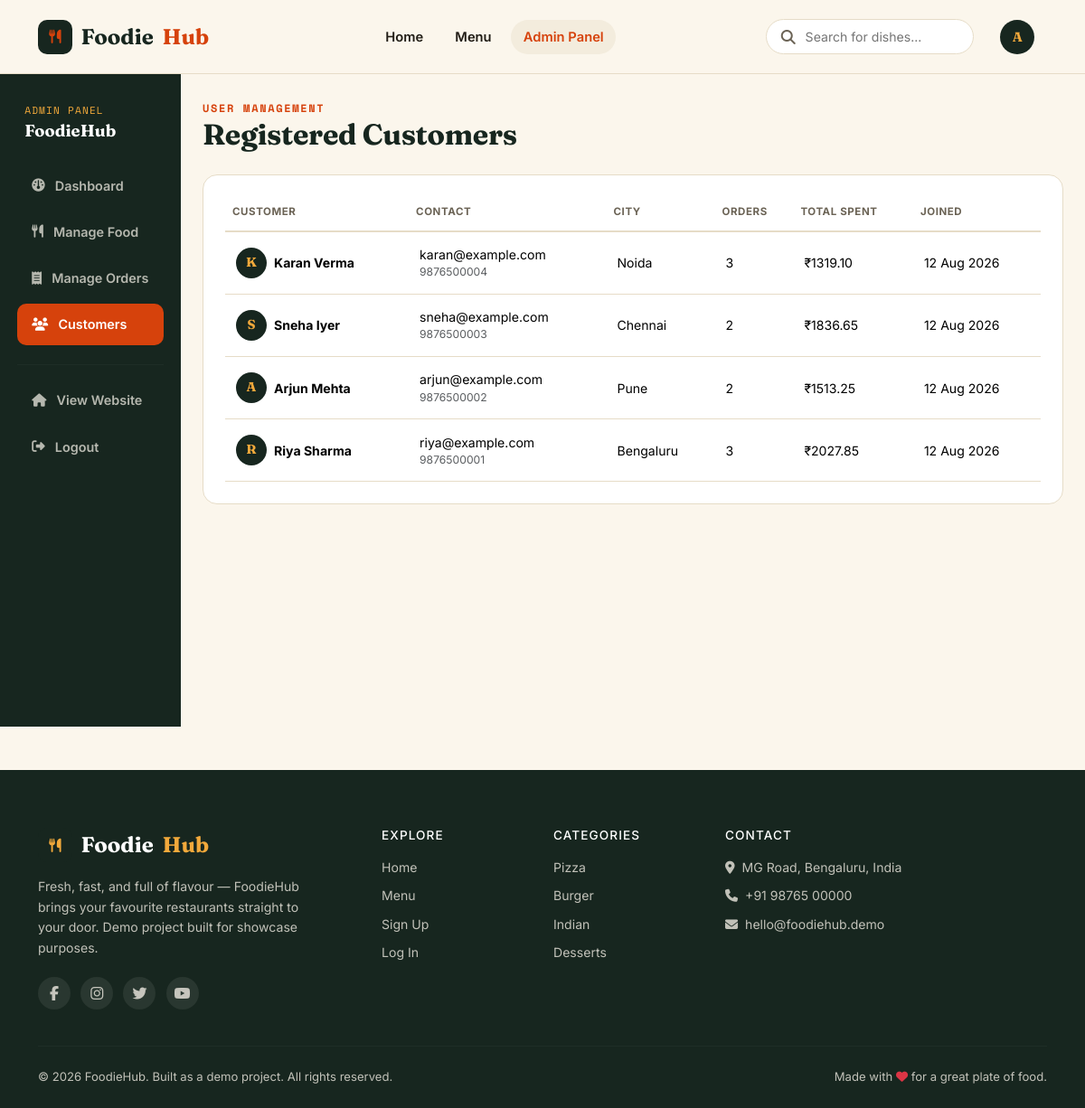
The page /admin/customers (signed in) on the database its author committed.
### app.py (models this page shows, shortened)
class User(UserMixin, db.Model):
    __tablename__ = 'users'
    id = db.Column(db.Integer, primary_key=True)
    name = db.Column(db.String(120), nullable=False)
    email = db.Column(db.String(150), unique=True, nullable=False)
    phone = db.Column(db.String(20))
    password_hash = db.Column(db.String(255), nullable=False)
    role = db.Column(db.String(20), nullable=False, default='customer')  # customer / admin
    address = db.Column(db.String(255))
    city = db.Column(db.String(100))
    pincode = db.Column(db.String(20))
    created_at = db.Column(db.DateTime, default=datetime.utcnow)
    orders = db.relationship('Order', backref='customer', lazy=True, cascade='all, delete-orphan')
    cart_items = db.relationship('CartItem', backref='user', lazy=True, cascade='all, delete-orphan')
    @property
    def is_admin(self):
        return self.role == 'admin'

### app.py (the view)
@app.route('/admin/customers')
@admin_required
def admin_customers():
    customers = User.query.filter_by(role='customer').order_by(User.created_at.desc()).all()
    customer_data = []
    for c in customers:
        order_count = Order.query.filter_by(user_id=c.id).count()
        total_spent = db.session.query(func.sum(Order.total)).filter_by(user_id=c.id).scalar() or 0
        customer_data.append({'user': c, 'order_count': order_count, 'total_spent': round(total_spent, 2)})
    return render_template('admin_customers.html', customer_data=customer_data)

### app.py (called while the page is built)
@login_manager.user_loader
def load_user(user_id):
    return User.query.get(int(user_id))

def admin_required(f):
    @wraps(f)
    def decorated(*args, **kwargs):
        if not current_user.is_authenticated:
            flash('Please log in to access this page.', 'warning')
            return redirect(url_for('login', next=request.path))
        if not current_user.is_admin:
            abort(403)
        return f(*args, **kwargs)
    return decorated

@app.context_processor
def inject_globals():
    cart_count = 0
    if current_user.is_authenticated:
        cart_count = sum(ci.quantity for ci in CartItem.query.filter_by(user_id=current_user.id).all())
    return dict(cart_count=cart_count, current_year=datetime.utcnow().year)

### templates/admin_customers.html (shortened to what this page needs)
{% extends "base.html" %}
{% block content %}
<div class="row g-0">
  <div class="col-lg-2">
    {% include 'partials/admin_sidebar.html' %}
  </div>
  <div class="col-lg-10">
    <div class="container-fluid py-4 px-4">
      <div class="mb-4">
        <span class="fh-eyebrow">User management</span>
        <h2 class="mb-0">Registered Customers</h2>
      </div>
      <div class="fh-panel">
        {% if customer_data %}
        <div class="table-responsive">
          <table class="table fh-table mb-0">
            <thead>
              <tr><th>Customer</th><th>Contact</th><th>City</th><th>Orders</th><th>Total Spent</th><th>Joined</th></tr>
            </thead>
            <tbody>
              {% for cd in customer_data %}
              <tr>
                <td>
                  <div class="d-flex align-items-center gap-2">
                    <span class="fh-avatar" style="width:34px; height:34px; font-size:0.9rem;">{{ cd.user.name[0]|upper }}</span>
                    <span class="fw-bold">{{ cd.user.name }}</span>
                  </div>
                </td>
                <td>
                  <div>{{ cd.user.email }}</div>
                  <div class="text-muted" style="font-size:0.76rem;">{{ cd.user.phone }}</div>
                </td>
                <td>{{ cd.user.city or '—' }}</td>
                <td>{{ cd.order_count }}</td>
                <td>&#8377;{{ '%.2f'|format(cd.total_spent) }}</td>
                <td>{{ cd.user.created_at.strftime('%d %b %Y') }}</td>
              </tr>
              {% endfor %}
            </tbody>
          </table>
        </div>
        {% else %}
        <div class="fh-empty-state">
          <i class="fa-solid fa-users"></i>
          <h5>No customers registered yet</h5>
        </div>
        {% endif %}
      </div>
    </div>
  </div>
</div>
{% endblock %}

### templates/base.html (shortened to what this page needs)
<!DOCTYPE html>
<html lang="en">
<head>
<link href="https://cdnjs.cloudflare.com/ajax/libs/bootstrap/5.3.3/css/bootstrap.min.css" rel="stylesheet">
<link href="https://cdnjs.cloudflare.com/ajax/libs/font-awesome/6.5.2/css/all.min.css" rel="stylesheet">
<link href="{{ url_for('static', filename='css/style.css') }}" rel="stylesheet">
</head>
<body class="{% block body_class %}{% endblock %}">
<nav class="fh-navbar navbar navbar-expand-lg sticky-top">
  <div class="container">
    <a class="fh-brand navbar-brand" href="{{ url_for('index') }}">
      <span class="fh-brand-mark"><i class="fa-solid fa-utensils"></i></span>
      Foodie<span>Hub</span>
    </a>
    <div class="collapse navbar-collapse" id="fhNav">
      <ul class="navbar-nav mx-lg-auto align-items-lg-center gap-lg-2">
        <li class="nav-item"><a class="nav-link {% if request.endpoint=='index' %}active{% endif %}" href="{{ url_for('index') }}">Home</a></li>
        <li class="nav-item"><a class="nav-link {% if request.endpoint=='menu' %}active{% endif %}" href="{{ url_for('menu') }}">Menu</a></li>
        {% if current_user.is_authenticated and current_user.is_admin %}
        <li class="nav-item"><a class="nav-link {% if request.endpoint and request.endpoint.startswith('admin') %}active{% endif %}" href="{{ url_for('admin_dashboard') }}">Admin Panel</a></li>
        {% endif %}
      </ul>
      <form class="fh-search d-none d-lg-flex me-3" action="{{ url_for('menu') }}" method="get">
        <i class="fa-solid fa-magnifying-glass"></i>
        <input type="text" name="search" placeholder="Search for dishes..." value="{{ request.args.get('search','') }}">
      </form>
      <ul class="navbar-nav align-items-lg-center gap-2">
        {% if current_user.is_authenticated %}
          <li class="nav-item dropdown">
            <a class="nav-link dropdown-toggle fh-user-toggle" href="#" role="button" data-bs-toggle="dropdown">
              <span class="fh-avatar">{{ current_user.name[0]|upper }}</span>
            </a>
          </li>
        {% else %}
          <li class="nav-item"><a class="fh-btn fh-btn-ghost" href="{{ url_for('login') }}">Log In</a></li>
          <li class="nav-item"><a class="fh-btn fh-btn-primary" href="{{ url_for('register') }}">Sign Up</a></li>
        {% endif %}
      </ul>
    </div>
  </div>
</nav>
<main>
{% block content %}{% endblock %}
</main>
<footer class="fh-footer">
  <div class="container">
    <div class="row gy-4">
      <div class="col-lg-4">
        <a class="fh-brand fh-brand-footer" href="{{ url_for('index') }}">
          <span class="fh-brand-mark"><i class="fa-solid fa-utensils"></i></span>
          Foodie<span>Hub</span>
        </a>
        <p class="fh-footer-text">Fresh, fast, and full of flavour &mdash; FoodieHub brings your favourite restaurants straight to your door. Demo project built for showcase purposes.</p>
        <div class="fh-social">
          <a href="#"><i class="fa-brands fa-facebook-f"></i></a>
          <a href="#"><i class="fa-brands fa-instagram"></i></a>
          <a href="#"><i class="fa-brands fa-twitter"></i></a>
          <a href="#"><i class="fa-brands fa-youtube"></i></a>
        </div>
      </div>
      <div class="col-lg-2 col-6">
        <h6 class="fh-footer-heading">Explore</h6>
        <ul class="fh-footer-links">
          <li><a href="{{ url_for('index') }}">Home</a></li>
          <li><a href="{{ url_for('menu') }}">Menu</a></li>
          <li><a href="{{ url_for('register') }}">Sign Up</a></li>
          <li><a href="{{ url_for('login') }}">Log In</a></li>
        </ul>
      </div>
      <div class="col-lg-2 col-6">
        <h6 class="fh-footer-heading">Categories</h6>
        <ul class="fh-footer-links">
          <li><a href="{{ url_for('menu', category='Pizza') }}">Pizza</a></li>
          <li><a href="{{ url_for('menu', category='Burger') }}">Burger</a></li>
          <li><a href="{{ url_for('menu', category='Indian') }}">Indian</a></li>
          <li><a href="{{ url_for('menu', category='Desserts') }}">Desserts</a></li>
        </ul>
      </div>
      <div class="col-lg-4">
        <h6 class="fh-footer-heading">Contact</h6>
        <ul class="fh-footer-links">
          <li><i class="fa-solid fa-location-dot me-2"></i>MG Road, Bengaluru, India</li>
          <li><i class="fa-solid fa-phone me-2"></i>+91 98765 00000</li>
          <li><i class="fa-solid fa-envelope me-2"></i>hello@foodiehub.demo</li>
        </ul>
      </div>
    </div>
    <hr class="fh-footer-rule">
    <div class="fh-footer-bottom">
      <span>&copy; {{ current_year }} FoodieHub. Built as a demo project. All rights reserved.</span>
      <span>Made with <i class="fa-solid fa-heart text-danger"></i> for a great plate of food.</span>
    </div>
  </div>
</footer>
</body>
</html>

### static/css/style.css (style rules this page uses)
:root { --fh-ink: #17261F; --fh-ink-soft: #24382F; --fh-parchment: #FBF6EC; --fh-parchment-dim: #F3ECDD; --fh-chili: #D6420C; --fh-chili-dark: #B23509; --fh-turmeric: #F2A93B; --fh-turmeric-soft: #FCE7C2; --fh-basil: #3E6E52; --fh-text: #201C15; --fh-text-muted: #6B6355; --fh-line: #E6DCC7; --fh-white: #FFFFFF; --fh-radius: 16px; --fh-radius-sm: 10px; --fh-shadow: 0 10px 30px -12px rgba(23, 38, 31, 0.25); --fh-shadow-sm: 0 4px 14px -6px rgba(23, 38, 31, 0.18); --fh-font-display: "Fraunces", Georgia, serif; --fh-font-body: "Inter", -apple-system, BlinkMacSystemFont, sans-serif; --fh-font-mono: "Space Mono", monospace; }
* { box-sizing: border-box; }
html { scroll-behavior: smooth; }
body { font-family: var(--fh-font-body); background: var(--fh-parchment); color: var(--fh-text); -webkit-font-smoothing: antialiased; }
h1, h2, h3, h4, .fh-display { font-family: var(--fh-font-display); font-weight: 700; color: var(--fh-ink); letter-spacing: -0.01em; }
a { text-decoration: none; color: inherit; }
.fh-eyebrow { font-family: var(--fh-font-mono); text-transform: uppercase; letter-spacing: 0.14em; font-size: 0.75rem; color: var(--fh-chili); font-weight: 700; }
.fh-navbar { background: rgba(251, 246, 236, 0.92); backdrop-filter: blur(10px); border-bottom: 1px solid var(--fh-line); padding: 0.85rem 0; z-index: 1030; }
.fh-brand { font-family: var(--fh-font-display); font-weight: 700; font-size: 1.5rem; color: var(--fh-ink); display: inline-flex; align-items: center; gap: 0.6rem; }
.fh-brand span { color: var(--fh-chili); }
.fh-brand-mark { width: 38px; height: 38px; background: var(--fh-ink); color: var(--fh-turmeric); border-radius: 10px; display: inline-flex; align-items: center; justify-content: center; font-size: 0.95rem; }
.fh-navbar .nav-link { font-weight: 600; font-size: 0.92rem; color: var(--fh-text); padding: 0.5rem 0.85rem !important; border-radius: 999px; transition: background 0.15s ease, color 0.15s ease; }
.fh-navbar .nav-link:hover, .fh-navbar .nav-link.active { background: var(--fh-parchment-dim); color: var(--fh-chili); }
.fh-search { align-items: center; background: var(--fh-white); border: 1px solid var(--fh-line); border-radius: 999px; padding: 0.45rem 1rem; gap: 0.55rem; width: 230px; }
.fh-search i { color: var(--fh-text-muted); }
.fh-search input { border: none; outline: none; font-size: 0.88rem; width: 100%; background: transparent; }
.fh-user-toggle { display: flex; align-items: center; }
.fh-user-toggle::after { display: none; }
.fh-avatar { width: 38px; height: 38px; border-radius: 50%; background: var(--fh-ink); color: var(--fh-turmeric); display: inline-flex; align-items: center; justify-content: center; font-weight: 700; font-family: var(--fh-font-display); }
.fh-footer { background: var(--fh-ink); color: rgba(251,246,236,0.75); padding: 4rem 0 1.5rem; margin-top: 3rem; }
.fh-brand-footer { color: var(--fh-white); margin-bottom: 1rem; display: inline-flex; }
.fh-brand-footer span { color: var(--fh-turmeric); }
.fh-footer-text { font-size: 0.88rem; max-width: 320px; line-height: 1.6; }
.fh-footer-heading { color: var(--fh-white); font-size: 0.85rem; text-transform: uppercase; letter-spacing: 0.08em; margin-bottom: 1rem; }
.fh-footer-links { list-style: none; padding: 0; margin: 0; font-size: 0.88rem; }
.fh-footer-links li { margin-bottom: 0.65rem; }
.fh-social { display: flex; gap: 0.7rem; margin-top: 1.3rem; }
.fh-social a { width: 36px; height: 36px; border-radius: 50%; background: rgba(251,246,236,0.08); display: inline-flex; align-items: center; justify-content: center; transition: background 0.15s ease; }
.fh-footer-rule { border-color: rgba(251,246,236,0.12); margin: 2.5rem 0 1.5rem; }
.fh-footer-bottom { display: flex; justify-content: space-between; flex-wrap: wrap; gap: 0.5rem; font-size: 0.82rem; }
.fh-panel { background: var(--fh-white); border: 1px solid var(--fh-line); border-radius: var(--fh-radius); padding: 1.5rem; }
.table.fh-table thead th { font-size: 0.72rem; text-transform: uppercase; letter-spacing: 0.05em; color: var(--fh-text-muted); border-bottom: 2px solid var(--fh-line); font-weight: 700; padding-bottom: 0.75rem; }
.table.fh-table td { vertical-align: middle; padding: 0.9rem 0.75rem; font-size: 0.88rem; border-color: var(--fh-line); }

### rows shown on the page
User: name "A"
User: user "K", user.name "Karan Verma", user.email "karan@example.com", user.phone "9876500004", user "Noida", user.created_at "12 Aug 2026"
User: user "S", user.name "Sneha Iyer", user.email "sneha@example.com", user.phone "9876500003", user "Chennai", user.created_at "12 Aug 2026"
User: user "A", user.name "Arjun Mehta", user.email "arjun@example.com", user.phone "9876500002", user "Pune", user.created_at "12 Aug 2026"
User: user "R", user.name "Riya Sharma", user.email "riya@example.com", user.phone "9876500001", user "Bengaluru", user.created_at "12 Aug 2026"

### other values the page prints
{{ cd.order_count }} "3" "2" "2" "3"
{{ '%.2f'|format(cd.total_spent) }} "1319.10" "1836.65" "1513.25" "2027.85"
